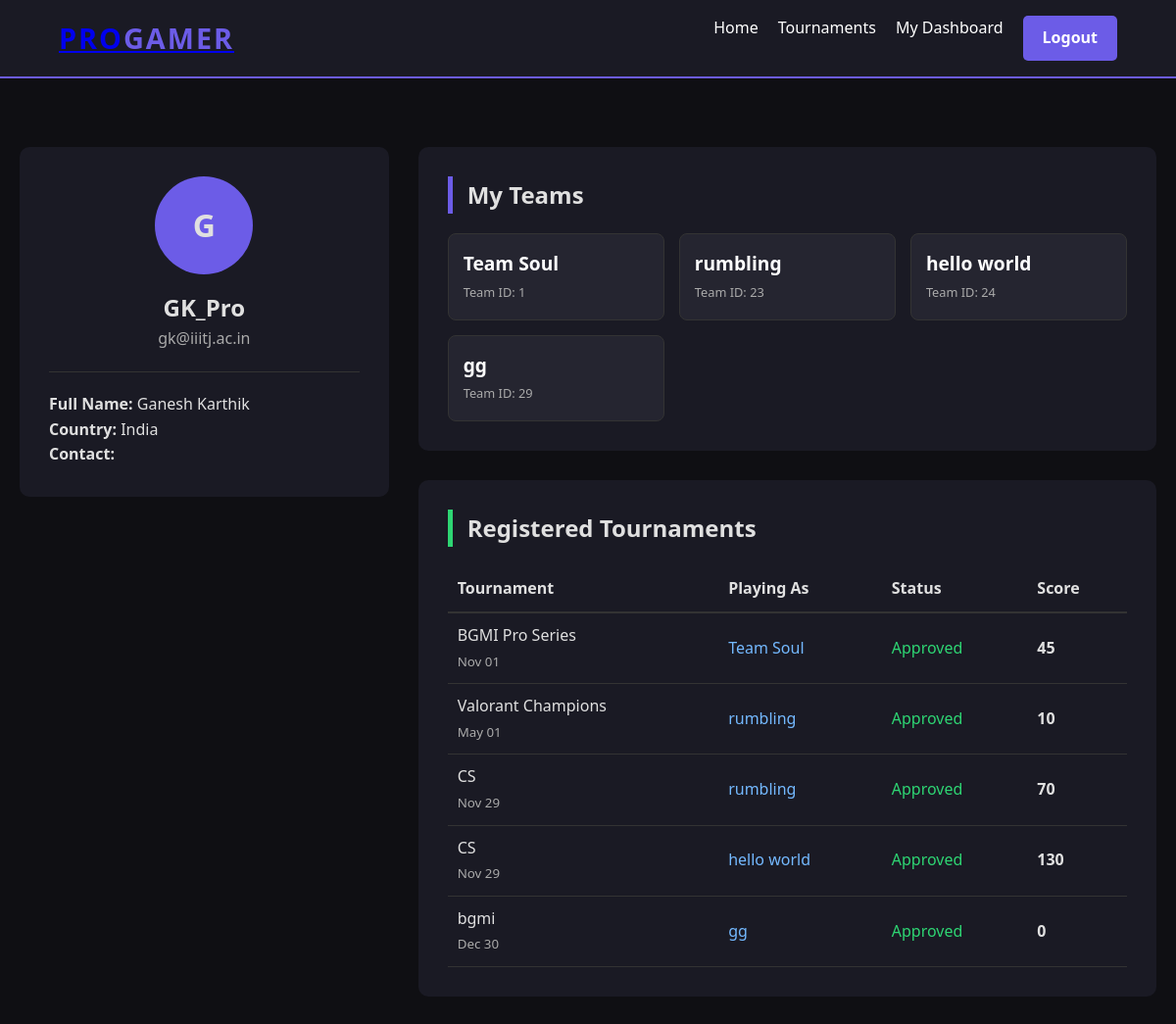
The app's page /dashboard.php (signed in), older data.
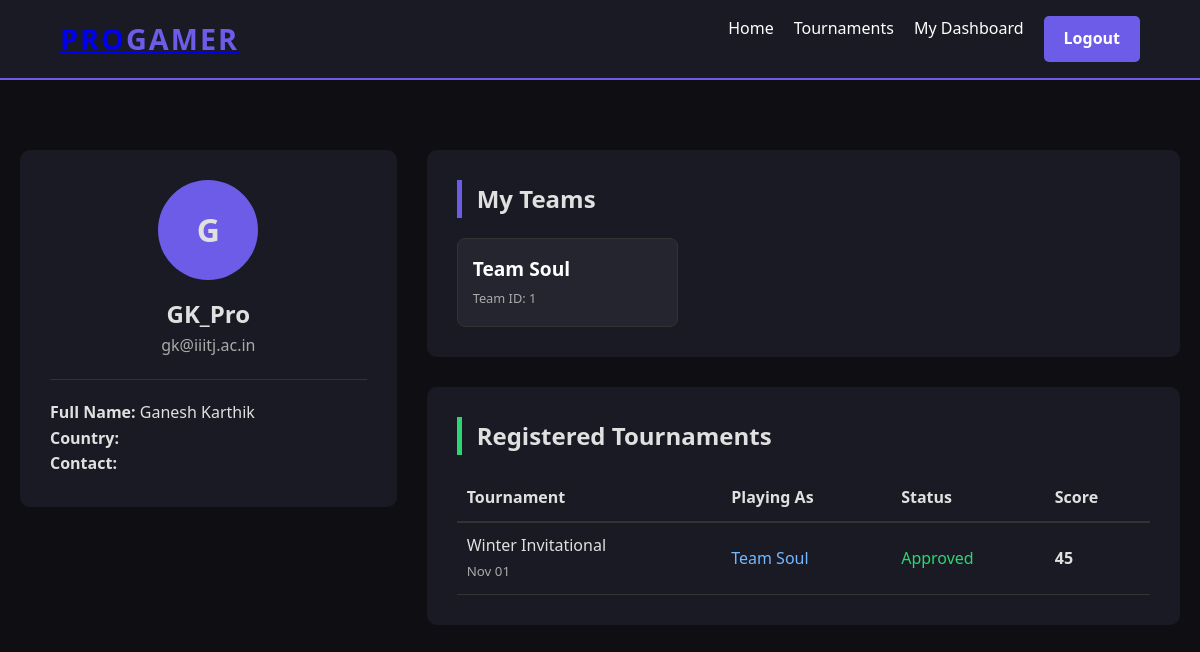
The same page, newer data.
### tables this page shows
CREATE TABLE `player` (
  `player_id` int(11) NOT NULL,
  `gamer_tag` varchar(50) NOT NULL,
  `player_name` varchar(100) DEFAULT NULL,
  `email` varchar(100) NOT NULL,
  `password_hash` varchar(20) NOT NULL,
  `country` varchar(50) DEFAULT NULL,
  `age` int(11) DEFAULT NULL,
  `contact_number` varchar(20) DEFAULT NULL
);

CREATE TABLE `team` (
  `team_id` int(11) NOT NULL,
  `team_name` varchar(100) NOT NULL,
  `team_captain_id` int(11) DEFAULT NULL,
  `creation_date` date DEFAULT curdate()
);

CREATE TABLE `participates` (
  `tournament_id` int(11) NOT NULL,
  `team_id` int(11) NOT NULL,
  `registration_status` enum('Pending','Approved','Rejected') DEFAULT 'Pending',
  `score` int(11) DEFAULT 0
);

CREATE TABLE `tournament` (
  `tournament_id` int(11) NOT NULL,
  `tournament_name` varchar(150) NOT NULL,
  `game_id` int(11) DEFAULT NULL,
  `organizer_id` int(11) DEFAULT NULL,
  `start_date` datetime DEFAULT NULL,
  `end_date` datetime DEFAULT NULL,
  `prize_pool` decimal(10,2) DEFAULT NULL
);

### dashboard.php (the view, shortened to what the changed rows need)
<?php
include __DIR__ . '/includes/db_connect.php';
include __DIR__ . '/includes/header.php';
$player_id = $_SESSION['player_id'];
$sql_player = "SELECT * FROM Player WHERE player_id = $player_id";
$player = $conn->query($sql_player)->fetch_assoc();
$my_teams = [];
$team_ids = [];
$sql_team = "SELECT T.team_id, T.team_name
             FROM Team_Members TM
             JOIN Team T ON TM.team_id = T.team_id
             WHERE TM.player_id = $player_id";
$result_team = $conn->query($sql_team);
if ($result_team->num_rows > 0) {
    while($row = $result_team->fetch_assoc()) {
        $my_teams[] = $row;
        $team_ids[] = $row['team_id'];
    }
}
$my_tournaments = [];
if (!empty($team_ids)) {
    $ids_string = implode(',', $team_ids);
    $sql_tourney = "SELECT T.tournament_name, T.start_date, P.registration_status, P.score, Team.team_name
                    FROM Participates P
                    JOIN Tournament T ON P.tournament_id = T.tournament_id
                    JOIN Team ON P.team_id = Team.team_id
                    WHERE P.team_id IN ($ids_string)";
    $result_tourney = $conn->query($sql_tourney);
    if($result_tourney) {
        while($row = $result_tourney->fetch_assoc()) {
            $my_tournaments[] = $row;
        }
    }
}
?>
<div style="max-width: 1200px; margin: 50px auto; padding: 20px; display: grid; grid-template-columns: 1fr 2fr; gap: 30px;">
    <div style="background: #1a1a24; padding: 30px; border-radius: 10px; height: fit-content;">
        <div style="text-align: center; margin-bottom: 20px;">
            <div style="width: 100px; height: 100px; background: #6c5ce7; border-radius: 50%; margin: 0 auto 15px; display: flex; align-items: center; justify-content: center; font-size: 2rem; font-weight: bold;">
                <?php echo strtoupper(substr($player['gamer_tag'], 0, 1)); ?>
            </div>
            <h2><?php echo htmlspecialchars($player['gamer_tag']); ?></h2>
            <p style="color: #aaa;"><?php echo htmlspecialchars($player['email']); ?></p>
        </div>
        <hr style="border: 0; border-top: 1px solid #333; margin: 20px 0;">
        <p><strong>Full Name:</strong> <?php echo htmlspecialchars($player['player_name']); ?></p>
        <p><strong>Country:</strong> <?php echo htmlspecialchars($player['country']); ?></p>
        <p><strong>Contact:</strong> <?php echo htmlspecialchars($player['contact_number']); ?></p>
    </div>
    <div>
        <div style="background: #1a1a24; padding: 30px; border-radius: 10px; margin-bottom: 30px;">
            <h2 style="border-left: 5px solid #6c5ce7; padding-left: 15px; margin-bottom: 20px;">My Teams</h2>
            <?php if (!empty($my_teams)): ?>
                <div style="display: grid; grid-template-columns: repeat(auto-fill, minmax(200px, 1fr)); gap: 15px;">
                    <?php foreach($my_teams as $team): ?>
                        <div style="background: #252530; padding: 15px; border-radius: 8px; border: 1px solid #333;">
                            <h3 style="margin: 0; font-size: 1.2rem; color: #fff;">
                                <?php echo htmlspecialchars($team['team_name']); ?>
                            </h3>
                            <span style="font-size: 0.8rem; color: #aaa;">Team ID: <?php echo $team['team_id']; ?></span>
                        </div>
                    <?php endforeach; ?>
                </div>
            <?php else: ?>
                <p style="color: #aaa;">You are not in any teams yet.</p>
            <?php endif; ?>
        </div>
        <div style="background: #1a1a24; padding: 30px; border-radius: 10px;">
            <h2 style="border-left: 5px solid #2ed573; padding-left: 15px; margin-bottom: 20px;">Registered Tournaments</h2>
            <?php if (!empty($my_tournaments)): ?>
                <table style="width: 100%; border-collapse: collapse;">
                    <thead>
                        <tr style="text-align: left; border-bottom: 2px solid #333;">
                            <th style="padding: 10px;">Tournament</th>
                            <th style="padding: 10px;">Playing As</th>
                            <th style="padding: 10px;">Status</th>
                            <th style="padding: 10px;">Score</th>
                        </tr>
                    </thead>
                    <tbody>
                        <?php foreach($my_tournaments as $t): ?>
                            <tr style="border-bottom: 1px solid #333;">
                                <td style="padding: 10px;">
                                    <?php echo htmlspecialchars($t['tournament_name']); ?>
                                    <br><small style="color: #aaa;"><?php echo date('M d', strtotime($t['start_date'])); ?></small>
                                </td>
                                <td style="padding: 10px; color: #74b9ff;">
                                    <?php echo htmlspecialchars($t['team_name']); ?>
                                </td>
                                <td style="padding: 10px;">
                                    <?php
                                    $color = match($t['registration_status']) {
                                        'Approved' => '#2ed573',
                                        'Rejected' => '#ff4757',
                                        default => '#ffa502'
                                    };
                                    echo "<span style='color: $color'>" . $t['registration_status'] . "</span>";
                                    ?>
                                </td>
                                <td style="padding: 10px; font-weight: bold;"><?php echo $t['score']; ?></td>
                            </tr>
                        <?php endforeach; ?>
                    </tbody>
                </table>
            <?php else: ?>
                <p style="color: #aaa;">Your teams haven't joined any tournaments yet.</p>
                <a href="tournaments.php" style="display: inline-block; margin-top: 15px; padding: 10px 20px; background: #2ed573; color: #1a1a24; text-decoration: none; border-radius: 5px; font-weight: bold;">Browse Tournaments</a>
            <?php endif; ?>
        </div>
    </div>
</div>
</body>
</html>

Row changes from the older to the newer data that the page shows:
removed team: team_name "rumbling", team_id "23"
removed team: team_name "hello world", team_id "24"
removed team: team_name "gg", team_id "29"
removed participates: tournament.tournament_name "Valorant Champions", tournament.start_date "May 01", team.team_name "rumbling", registration_status "Approved", score "10"
removed participates: tournament.tournament_name "CS", tournament.start_date "Nov 29", team.team_name "rumbling", registration_status "Approved", score "70"
removed participates: tournament.tournament_name "CS", tournament.start_date "Nov 29", team.team_name "hello world", registration_status "Approved", score "130"
removed participates: tournament.tournament_name "bgmi", tournament.start_date "Dec 30", team.team_name "gg", registration_status "Approved", score "0"
changed player "GK_Pro": country "India" → (not shown)
changed through a linked row, participates "Approved": tournament.tournament_name "BGMI Pro Series" → "Winter Invitational"
